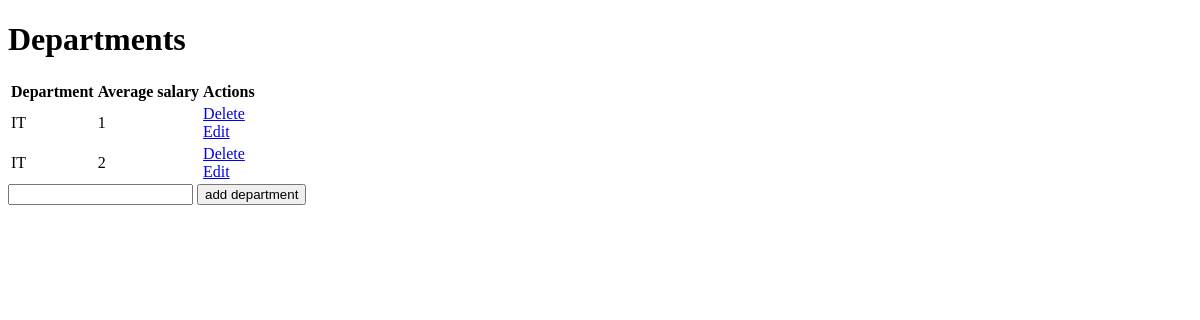
Before: / with the older database file.
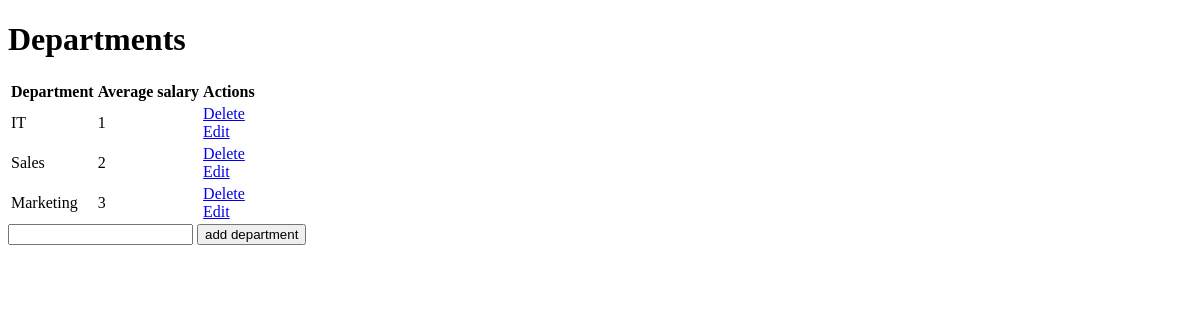
After: the same page with the newer database file.
### app.py (models this page shows, shortened)
class Departments(db.Model):
    id = db.Column(db.Integer, primary_key=True)
    department = db.Column(db.Text, unique=True, nullable=False)

### app.py (the view)
@app.route('/', methods=['POST', 'GET'])
def index():
    if request.method == 'POST':
        department = request.form['department']
        new_dept = Departments(department=department)
        try:
            db.session.add(new_dept)
            db.session.commit()
            return redirect('/')
        except:
            return 'The error occurs while adding new department'
    else:
        departments = Departments.query.all()
        return render_template('index.html', departments=departments)

### templates/index.html (shortened to what this page needs)
{% extends 'base.html' %}
{% block body %}
<div class="department">
  <h1>Departments</h1>
  <table>
    <tr>
      <th>Department</th>
      <th>Average salary</th>
      <th>Actions</th>
    </tr>
    {% for department in departments %}
      <tr>
        <td>{{ department.department }}</td>
        <td>{{ department.id }}</td>
        <td>
          <a href="/departments/delete/{{department.id}}">Delete</a>
          <br>
          <a href="/departments/edit/{{department.id}}">Edit</a>
        </td>
      </tr>
    {% endfor %}
  </table>
  <form action="/" method="POST">
    <input type="text" name="department" id="department">
    <input type="submit" value="add department">
  </form>
</div>
{% endblock %}

### templates/base.html (shortened to what this page needs)
<!DOCTYPE html>
<html lang="en">
<head>
</head>
<body>
  {% block body %}{% endblock %}
</body>
</html>

Changed rows visible on the page:
changed Departments id 2: department "IT" → "Sales"
added Departments: department "Marketing", id "3"
